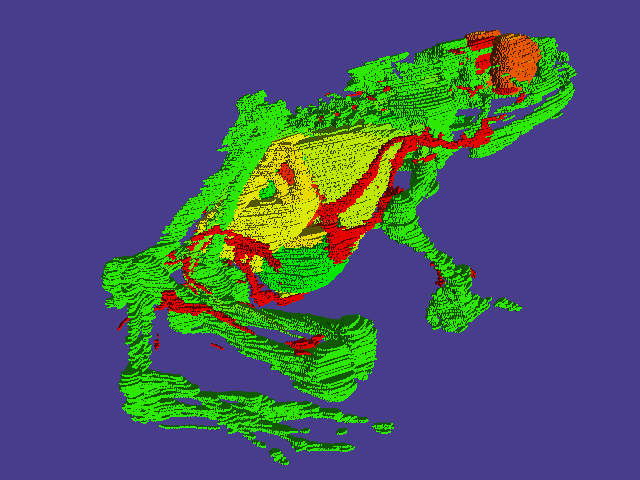

This chart was generated by the following Python code:
#!/usr/bin/env python

# Convert labeled voxels from a segmented volume into colored cubes.  Each
# label in the range 1–29 is thresholded, converted to surface geometry, and
# displayed with scalar coloring.

import os
from pathlib import Path

# Factory overrides: importing these modules registers the OpenGL rendering
# and interaction style implementations for vtkRenderingCore factory classes.
import vtkmodules.vtkInteractionStyle  # noqa: F401
import vtkmodules.vtkRenderingOpenGL2  # noqa: F401

# VTK pipeline classes used in this example
from vtkmodules.vtkCommonDataModel import (
    vtkDataObject,
    vtkDataSetAttributes,
)
from vtkmodules.vtkCommonTransforms import vtkTransform
from vtkmodules.vtkFiltersCore import vtkThreshold
from vtkmodules.vtkFiltersGeneral import vtkTransformFilter
from vtkmodules.vtkFiltersGeometry import vtkGeometryFilter
from vtkmodules.vtkIOImage import vtkMetaImageReader
from vtkmodules.vtkImagingCore import vtkImageWrapPad
from vtkmodules.vtkRenderingCore import (
    vtkActor,
    vtkPolyDataMapper,
    vtkRenderWindow,
    vtkRenderWindowInteractor,
    vtkRenderer,
)

# Colors (normalized RGB)
dark_slate_blue_rgb = (0.282, 0.239, 0.545)

# Data directory: defaults to the folder containing this script
data_dir = Path(os.environ.get("VPE_DATA_DIR", Path(__file__).parent))

# Label range to display
start_label = 1
end_label = 29

# Reader: load the labeled frog-tissue volume
reader = vtkMetaImageReader()
reader.SetFileName(str(data_dir / "Frog" / "frogtissue.mhd"))
reader.Update()

# Pad: extend the volume by one voxel so point data can become cell data
extent = reader.GetOutput().GetExtent()
pad = vtkImageWrapPad()
pad.SetInputConnection(reader.GetOutputPort())
pad.SetOutputWholeExtent(
    extent[0], extent[1] + 1,
    extent[2], extent[3] + 1,
    extent[4], extent[5] + 1,
)
pad.Update()

# Copy point scalars into cell scalars
pad.GetOutput().GetCellData().SetScalars(
    reader.GetOutput().GetPointData().GetScalars()
)

# Threshold: select cells whose scalar lies within the label range
selector = vtkThreshold()
selector.SetInputArrayToProcess(
    0, 0, 0,
    vtkDataObject().FIELD_ASSOCIATION_CELLS,
    vtkDataSetAttributes().SCALARS,
)
selector.SetInputConnection(pad.GetOutputPort())
selector.SetLowerThreshold(start_label)
selector.SetUpperThreshold(end_label)
selector.Update()

# Transform: shift geometry by half a voxel so cubes align with labels
transform = vtkTransform()
transform.Translate(-0.5, -0.5, -0.5)

transform_filter = vtkTransformFilter()
transform_filter.SetTransform(transform)
transform_filter.SetInputConnection(selector.GetOutputPort())

# GeometryFilter: convert unstructured grid to polydata for rendering
geometry = vtkGeometryFilter()
geometry.SetInputConnection(transform_filter.GetOutputPort())

# Mapper: color cubes by their label value
mapper = vtkPolyDataMapper()
mapper.SetInputConnection(geometry.GetOutputPort())
mapper.SetScalarRange(start_label, end_label)
mapper.SetScalarModeToUseCellData()
mapper.SetColorModeToMapScalars()

# Actor: assign the mapped geometry
actor = vtkActor()
actor.SetMapper(mapper)

# Renderer: assemble the scene
renderer = vtkRenderer()
renderer.AddActor(actor)
renderer.SetBackground(dark_slate_blue_rgb)

# Window: display the rendered scene
render_window = vtkRenderWindow()
render_window.AddRenderer(renderer)
render_window.SetWindowName("generate cubes from labels")
render_window.SetMultiSamples(0)
render_window.SetSize(640, 480)
render_window.Render()

# Interactor: handle mouse and keyboard events
interactor = vtkRenderWindowInteractor()
interactor.SetRenderWindow(render_window)

# Scene: position for a clear view of the frog anatomy
camera = renderer.GetActiveCamera()
camera.SetPosition(42.301174, 939.893457, -124.005030)
camera.SetFocalPoint(224.697134, 221.301653, 146.823706)
camera.SetViewUp(0.262286, -0.281321, -0.923073)
camera.SetDistance(789.297581)
camera.SetClippingRange(168.744328, 1509.660206)

interactor.Initialize()
interactor.Start()
